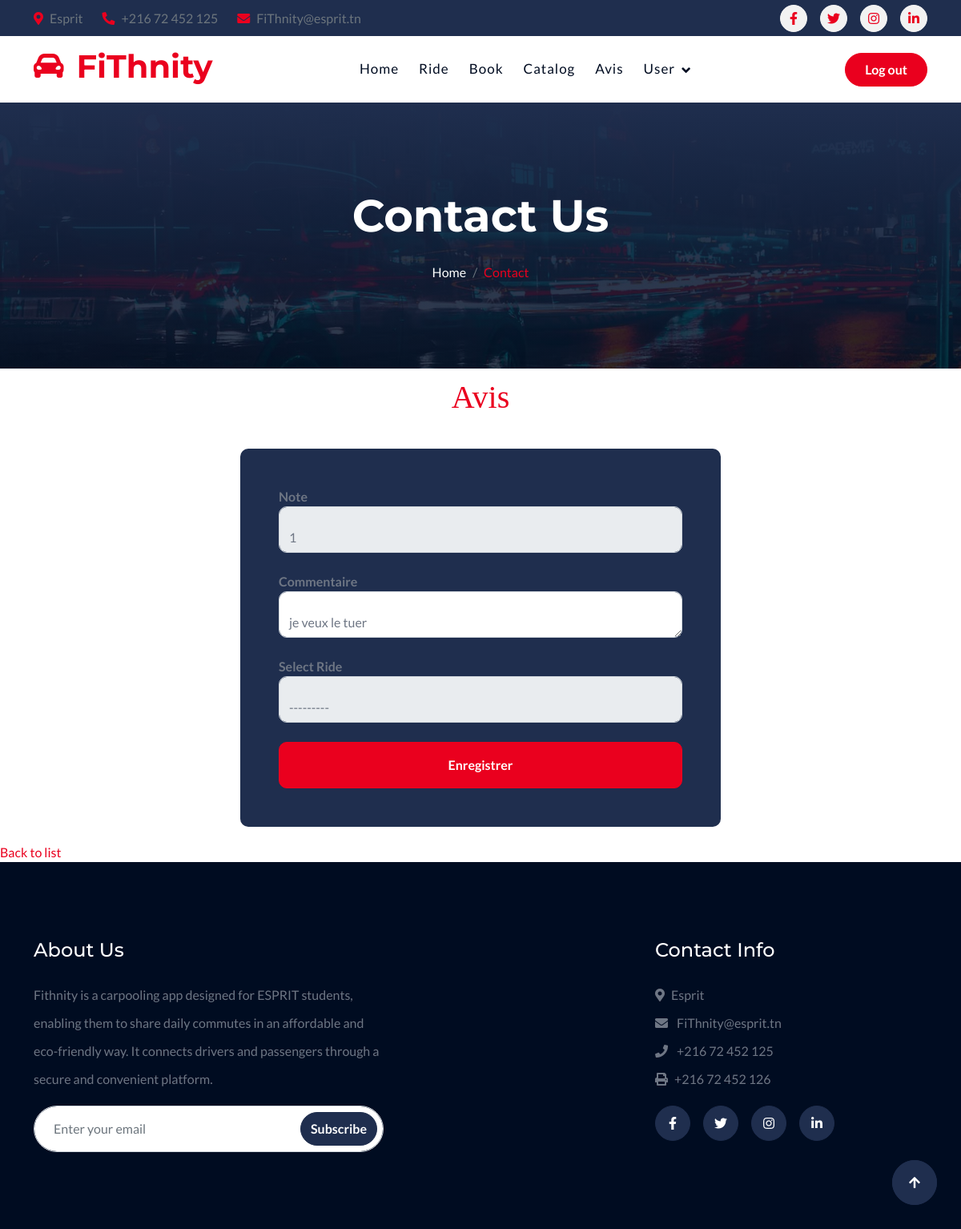
Page /update/12/ (signed in) on the committed database.
### avisApp/models.py (models this page shows, shortened)
class Avis(models.Model):
    RATING_CHOICES = [(i, i) for i in range(1, 5)]
    rating = models.IntegerField(choices=RATING_CHOICES)
    comment = models.CharField(max_length=500)
    date = models.DateField(auto_now_add=True)
    approved = models.BooleanField(default=False)  # Add this field for approval
    contains_bad_words = models.BooleanField(default=False)  # Add this field to store bad words check
    author = models.ForeignKey(user, related_name='given_reviews', on_delete=models.CASCADE)  # Reviewer
    recipient = models.ForeignKey(Ride, related_name='received_reviews', on_delete=models.CASCADE)  # Link to the Ride model (reviewed ride)
    ride = models.ForeignKey(Ride, related_name='reviews', on_delete=models.CASCADE, null=True, blank=True)  # Link to Ride
    bad_comment_detected = models.BooleanField(default=False)

### avisApp/views.py (the view)
# urls.py: path('update/<int:pk>/', views.avis_update, name='avis_update'),
@login_required
def avis_update(request, pk):
    avis = get_object_or_404(Avis, pk=pk)
    if avis.author != request.user:
        return redirect('avis_list')  # Redirect if not the author
    if request.method == 'POST':
        form = AvisForm(request.POST, instance=avis)
        if form.is_valid():
            updated_avis = form.save()
            updated_avis.approved = False
            updated_avis.save()  # Save the review with the updated 'approved' field
            return redirect('avis_list')  # Redirect to avis_list after the update
    else:
        form = AvisForm(instance=avis)
    return render(request, 'Ajout.html', {'form': form})

### avisApp/forms.py
class AvisForm(forms.ModelForm):
    class Meta:
        model = Avis
        fields = ['rating', 'comment', 'ride']  # Add 'ride' to the fields
        widgets = {
            'rating': forms.Select(choices=Avis.RATING_CHOICES, attrs={'class': 'form-control'}),
            'comment': forms.Textarea(attrs={'class': 'form-control'}),
            'ride': forms.Select(attrs={'class': 'form-control'}),  # Dropdown for rides
        }

### Rides/models.py (called while the page is built)
    def __str__(self):
        return f"{self.name} - {self.start_point} to {self.destination} at {self.departure_time}"

### template/Ajout.html (shortened to what this page needs)
{% load static %}
{% include "nav.html" %}
        <div class="container-fluid bg-breadcrumb">
            <div class="container text-center py-5" style="max-width: 900px;">
                <h4 class="text-white display-4 mb-4 wow fadeInDown" data-wow-delay="0.1s">Contact Us</h4>
                <ol class="breadcrumb d-flex justify-content-center mb-0 wow fadeInDown" data-wow-delay="0.3s">
                    <li class="breadcrumb-item"><a href="{% url 'welcome' %}">Home</a></li>
                    <li class="breadcrumb-item active text-primary">Contact</li>
                </ol>
            </div>
        </div>
    <div style="display: flex; justify-content: center; align-items: center; height: 10vh;">
        <h1 class="text-primary" style="font-family: 'Playfair Display', serif;"> Avis</h1>
    </div>
<div class="col-xl-6 wow fadeInUp centered-container" data-wow-delay="0.1s">
    <div class="bg-secondary p-5 rounded">
        <form method="post">
            <div class="row g-4">
                <div class="col-12">
                    <div class="form-floating">
                        <strong>Note</strong>
                        {{ form.rating }}
                    </div>
                </div>
                <div class="col-12">
                    <div class="form-floating">
                        <strong>Commentaire</strong>
                        {{ form.comment }}
                    </div>
                </div>
                <div class="col-12">
                    <div class="form-floating">
                        <strong>Select Ride</strong>
                        {{ form.ride }}
                    </div>
                </div>
                <div class="col-12">
                    <button type="submit" class="btn btn-primary w-100 py-3">Enregistrer</button>
                </div>
            </div>
        </form>
    </div>
</div>
        <a href="{% url 'avis_list' %}">Back to list</a>
        {% include "footer.html" %}
        <a href="#" class="btn btn-secondary btn-lg-square rounded-circle back-to-top"><i class="fa fa-arrow-up"></i></a>
    </body>
</html>

### static/css/style.css (style rules this page uses)
.back-to-top { position: fixed; right: 30px; bottom: 30px; transition: 0.5s; z-index: 99; }
.btn { font-weight: 600; transition: .5s; }
.btn-lg-square { width: 56px; height: 56px; }
.btn-square, .btn-sm-square, .btn-md-square, .btn-lg-square, .btn-xl-square { padding: 0; display: flex; align-items: center; justify-content: center; font-weight: normal; }
.btn.btn-primary { color: var(--bs-white); }
.btn.btn-secondary { color: var(--bs-white); }
.bg-breadcrumb { position: relative; overflow: hidden; background: linear-gradient(rgba(31, 46, 78, 1), rgba(0, 12, 33, 0.8)), url(../img/fact-bg.jpg); background-position: center top; background-repeat: no-repeat; background-size: cover; padding: 60px 0 60px 0; transition: 0.5s; }
.bg-breadcrumb .breadcrumb { position: relative; }
.bg-breadcrumb .breadcrumb .breadcrumb-item a { color: var(--bs-white); }

### template/Ajout.html (style rules this page uses)
.centered-container { margin: 0 auto; display: flex; justify-content: center; align-items: center; min-height: 40vh; padding: 20px 0; }

### rows in the picture
Avis: rating "1", comment "je veux le tuer", ride "---------"
